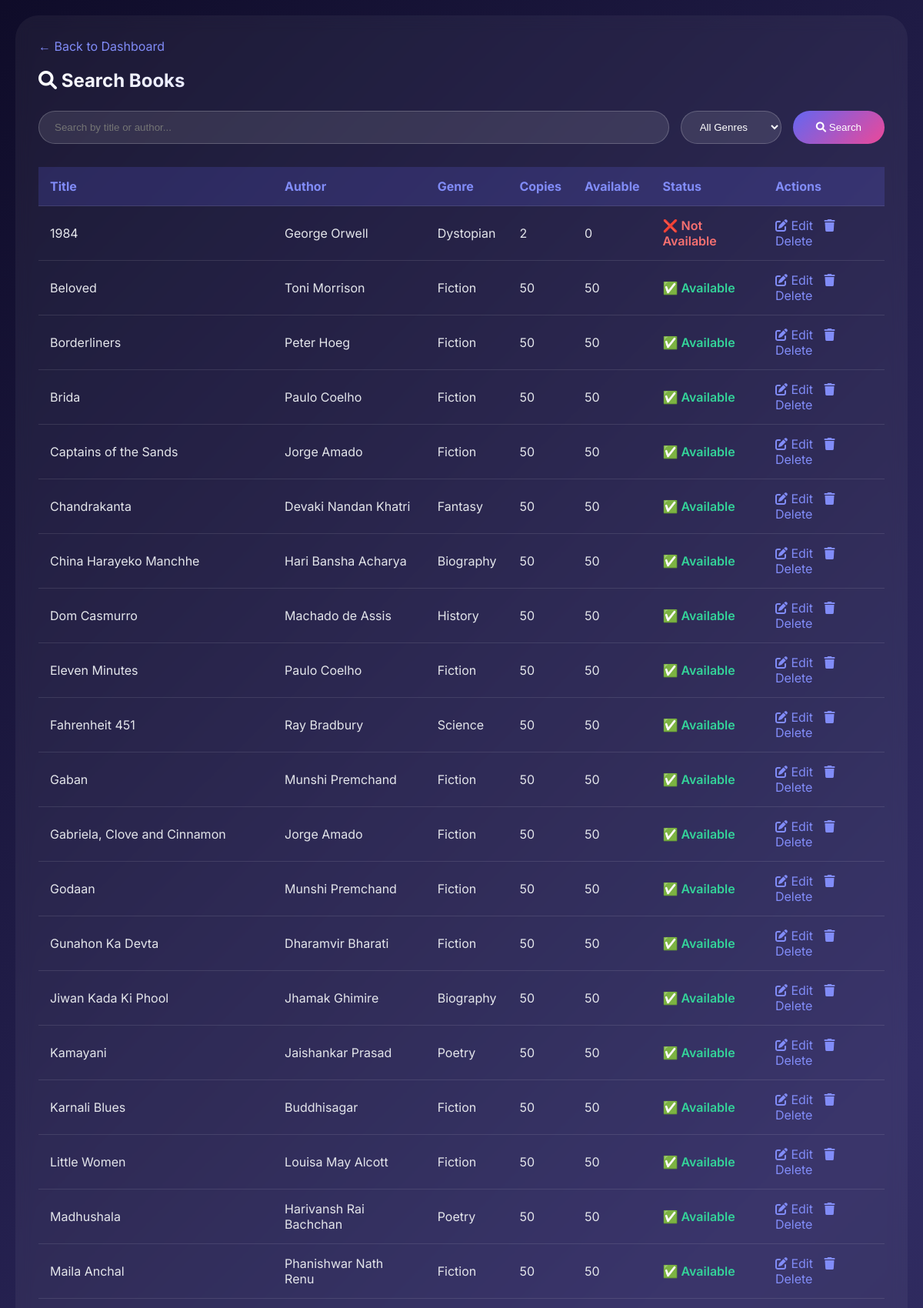
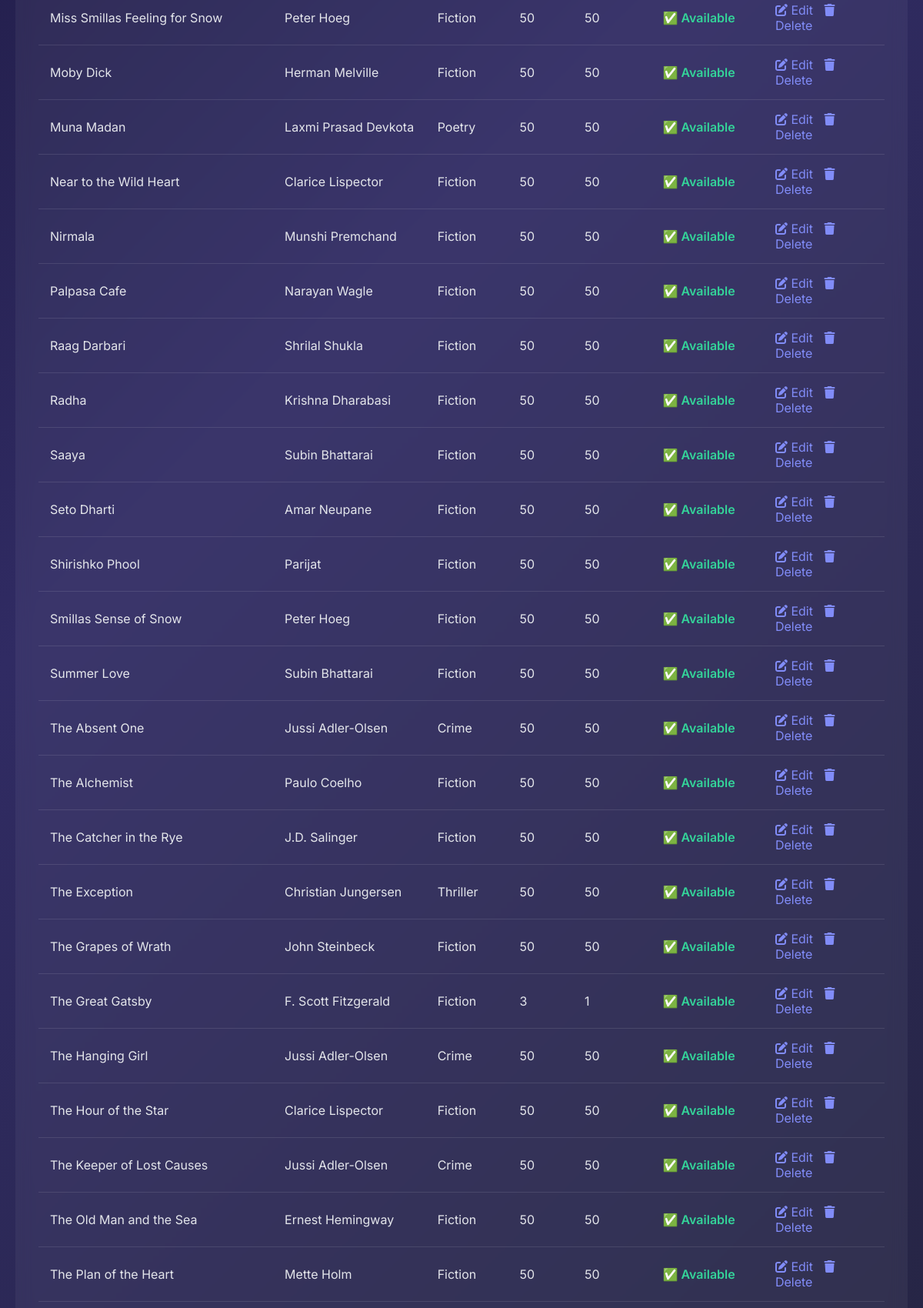
Page /Books/search-books.php (signed in, upper part) on the committed database (2 pictures, top to bottom).
### tables this page shows
CREATE TABLE `book` (
  `book_id` int(11) NOT NULL,
  `title` varchar(200) NOT NULL,
  `author` varchar(100) NOT NULL,
  `isbn` varchar(13) DEFAULT NULL,
  `genre` varchar(50) DEFAULT NULL,
  `total_copies` int(11) DEFAULT 1,
  `available_copies` int(11) DEFAULT 1,
  `added_date` date DEFAULT curdate()
);

### Books/search-books.php (the view, shortened to what this page needs)
<?php
require_once '../config.php';
$search = $_GET['search'] ?? '';
$genre = $_GET['genre'] ?? 'all';
$query = "SELECT * FROM book WHERE 1=1";
$query .= " ORDER BY title ASC";
$stmt = $conn->prepare($query);
$stmt->execute();
$result = $stmt->get_result();
$is_librarian = $_SESSION['admin_role'] == 'Librarian';
?>
<!DOCTYPE html>
<html lang="en">
<head>
    <link rel="stylesheet" href="https://cdnjs.cloudflare.com/ajax/libs/font-awesome/6.0.0/css/all.min.css">
</head>
<body>
    <div class="container">
        <a href="<?php echo $is_librarian ? '../librarian-dashboard.php' : '../member-dashboard.php'; ?>" class="back-link">← Back to Dashboard</a>
        <h2><i class="fas fa-search"></i> Search Books</h2>
        <div class="search-box">
            <form method="GET" style="display: flex; gap: 15px; flex-wrap: wrap; width: 100%;">
                <input type="text" name="search" placeholder="Search by title or author..." value="<?php echo htmlspecialchars($search); ?>">
                <select name="genre">
                    <option value="all" <?php echo $genre == 'all' ? 'selected' : ''; ?>>All Genres</option>
                </select>
                <button type="submit"><i class="fas fa-search"></i> Search</button>
            </form>
        </div>
        <table>
            <thead>
                <tr>
                    <th>Title</th>
                    <th>Author</th>
                    <th>Genre</th>
                    <th>Copies</th>
                    <th>Available</th>
                    <th>Status</th>
                    <?php if($is_librarian): ?>
                        <th>Actions</th>
                    <?php endif; ?>
                </tr>
            </thead>
            <tbody>
                <?php if($result->num_rows > 0): ?>
                    <?php while($row = $result->fetch_assoc()): ?>
                        <tr>
                            <td><?php echo htmlspecialchars($row['title']); ?></td>
                            <td><?php echo htmlspecialchars($row['author']); ?></td>
                            <td><?php echo $row['genre']; ?></td>
                            <td><?php echo $row['total_copies']; ?></td>
                            <td><?php echo $row['available_copies']; ?></td>
                            <td class="<?php echo $row['available_copies'] > 0 ? 'available' : 'not-available'; ?>">
                                <?php echo $row['available_copies'] > 0 ? '✅ Available' : '❌ Not Available'; ?>
                            </td>
                            <?php if($is_librarian): ?>
                                <td class="actions">
                                    <a href="edit-book.php?id=<?php echo $row['book_id']; ?>"><i class="fas fa-edit"></i> Edit</a>
                                    <a href="delete-book.php?id=<?php echo $row['book_id']; ?>" onclick="return confirm('Delete this book?')"><i class="fas fa-trash"></i> Delete</a>
                                </td>
                            <?php endif; ?>
                        </tr>
                    <?php endwhile; ?>
                <?php endif; ?>
            </tbody>
        </table>
    </div>
</body>
</html>

### Books/search-books.php (style rules this page uses)
* { margin: 0; padding: 0; box-sizing: border-box; }
body { font-family: 'Inter', sans-serif; background: linear-gradient(135deg, #0f0c29, #302b63, #24243e); min-height: 100vh; color: #e4e6eb; padding: 20px; }
.container { max-width: 1200px; margin: auto; background: rgba(255,255,255,0.05); backdrop-filter: blur(10px); border-radius: 30px; padding: 30px; }
h2 { margin-bottom: 25px; background: linear-gradient(135deg, #fff, #818cf8); -webkit-background-clip: text; -webkit-text-fill-color: transparent; }
.search-box { display: flex; gap: 15px; margin-bottom: 30px; flex-wrap: wrap; }
.search-box input, .search-box select { padding: 12px 20px; background: rgba(255,255,255,0.1); border: 1px solid rgba(255,255,255,0.2); border-radius: 40px; color: white; }
.search-box input { flex: 1; min-width: 200px; }
.search-box button { padding: 12px 30px; background: linear-gradient(135deg, #6366f1, #ec4899); border: none; border-radius: 40px; color: white; cursor: pointer; }
table { width: 100%; border-collapse: collapse; }
th, td { padding: 15px; text-align: left; border-bottom: 1px solid rgba(255,255,255,0.1); }
th { background: rgba(99,102,241,0.2); color: #818cf8; }
.available { color: #34d399; font-weight: 600; }
.not-available { color: #f87171; font-weight: 600; }
.actions a { color: #818cf8; text-decoration: none; margin-right: 10px; }
.back-link { color: #818cf8; text-decoration: none; display: inline-block; margin-bottom: 20px; }

### rows in the picture
book: title "1984", author "George Orwell", genre "Dystopian", total_copies "2", available_copies "0", shows "❌ Not Available"
book: title "Beloved", author "Toni Morrison", genre "Fiction", total_copies "50", available_copies "50", shows "✅ Available"
book: title "Borderliners", author "Peter Hoeg", genre "Fiction", total_copies "50", available_copies "50", shows "✅ Available"
book: title "Brida", author "Paulo Coelho", genre "Fiction", total_copies "50", available_copies "50", shows "✅ Available"
book: title "Captains of the Sands", author "Jorge Amado", genre "Fiction", total_copies "50", available_copies "50", shows "✅ Available"
book: title "Chandrakanta", author "Devaki Nandan Khatri", genre "Fantasy", total_copies "50", available_copies "50", shows "✅ Available"
book: title "China Harayeko Manchhe", author "Hari Bansha Acharya", genre "Biography", total_copies "50", available_copies "50", shows "✅ Available"
book: title "Dom Casmurro", author "Machado de Assis", genre "History", total_copies "50", available_copies "50", shows "✅ Available"
book: title "Eleven Minutes", author "Paulo Coelho", genre "Fiction", total_copies "50", available_copies "50", shows "✅ Available"
book: title "Fahrenheit 451", author "Ray Bradbury", genre "Science", total_copies "50", available_copies "50", shows "✅ Available"
book: title "Gaban", author "Munshi Premchand", genre "Fiction", total_copies "50", available_copies "50", shows "✅ Available"
book: title "Gabriela, Clove and Cinnamon", author "Jorge Amado", genre "Fiction", total_copies "50", available_copies "50", shows "✅ Available"
book: title "Godaan", author "Munshi Premchand", genre "Fiction", total_copies "50", available_copies "50", shows "✅ Available"
book: title "Gunahon Ka Devta", author "Dharamvir Bharati", genre "Fiction", total_copies "50", available_copies "50", shows "✅ Available"
book: title "Jiwan Kada Ki Phool", author "Jhamak Ghimire", genre "Biography", total_copies "50", available_copies "50", shows "✅ Available"
book: title "Kamayani", author "Jaishankar Prasad", genre "Poetry", total_copies "50", available_copies "50", shows "✅ Available"
book: title "Karnali Blues", author "Buddhisagar", genre "Fiction", total_copies "50", available_copies "50", shows "✅ Available"
book: title "Little Women", author "Louisa May Alcott", genre "Fiction", total_copies "50", available_copies "50", shows "✅ Available"
book: title "Madhushala", author "Harivansh Rai Bachchan", genre "Poetry", total_copies "50", available_copies "50", shows "✅ Available"
book: title "Maila Anchal", author "Phanishwar Nath Renu", genre "Fiction", total_copies "50", available_copies "50", shows "✅ Available"
book: title "Miss Smillas Feeling for Snow", author "Peter Hoeg", genre "Fiction", total_copies "50", available_copies "50", shows "✅ Available"
book: title "Moby Dick", author "Herman Melville", genre "Fiction", total_copies "50", available_copies "50", shows "✅ Available"
book: title "Muna Madan", author "Laxmi Prasad Devkota", genre "Poetry", total_copies "50", available_copies "50", shows "✅ Available"
book: title "Near to the Wild Heart", author "Clarice Lispector", genre "Fiction", total_copies "50", available_copies "50", shows "✅ Available"
book: title "Nirmala", author "Munshi Premchand", genre "Fiction", total_copies "50", available_copies "50", shows "✅ Available"
book: title "Palpasa Cafe", author "Narayan Wagle", genre "Fiction", total_copies "50", available_copies "50", shows "✅ Available"
book: title "Raag Darbari", author "Shrilal Shukla", genre "Fiction", total_copies "50", available_copies "50", shows "✅ Available"
book: title "Radha", author "Krishna Dharabasi", genre "Fiction", total_copies "50", available_copies "50", shows "✅ Available"
book: title "Saaya", author "Subin Bhattarai", genre "Fiction", total_copies "50", available_copies "50", shows "✅ Available"
book: title "Seto Dharti", author "Amar Neupane", genre "Fiction", total_copies "50", available_copies "50", shows "✅ Available"
book: title "Shirishko Phool", author "Parijat", genre "Fiction", total_copies "50", available_copies "50", shows "✅ Available"
book: title "Smillas Sense of Snow", author "Peter Hoeg", genre "Fiction", total_copies "50", available_copies "50", shows "✅ Available"
book: title "Summer Love", author "Subin Bhattarai", genre "Fiction", total_copies "50", available_copies "50", shows "✅ Available"
book: title "The Absent One", author "Jussi Adler-Olsen", genre "Crime", total_copies "50", available_copies "50", shows "✅ Available"
book: title "The Alchemist", author "Paulo Coelho", genre "Fiction", total_copies "50", available_copies "50", shows "✅ Available"
book: title "The Catcher in the Rye", author "J.D. Salinger", genre "Fiction", total_copies "50", available_copies "50", shows "✅ Available"
book: title "The Exception", author "Christian Jungersen", genre "Thriller", total_copies "50", available_copies "50", shows "✅ Available"
book: title "The Grapes of Wrath", author "John Steinbeck", genre "Fiction", total_copies "50", available_copies "50", shows "✅ Available"
book: title "The Great Gatsby", author "F. Scott Fitzgerald", genre "Fiction", total_copies "3", available_copies "1", shows "✅ Available"
book: title "The Hanging Girl", author "Jussi Adler-Olsen", genre "Crime", total_copies "50", available_copies "50", shows "✅ Available"
book: title "The Hour of the Star", author "Clarice Lispector", genre "Fiction", total_copies "50", available_copies "50", shows "✅ Available"
book: title "The Keeper of Lost Causes", author "Jussi Adler-Olsen", genre "Crime", total_copies "50", available_copies "50", shows "✅ Available"
book: title "The Old Man and the Sea", author "Ernest Hemingway", genre "Fiction", total_copies "50", available_copies "50", shows "✅ Available"
book: title "The Plan of the Heart", author "Mette Holm", genre "Fiction", total_copies "50", available_copies "50", shows "✅ Available"
